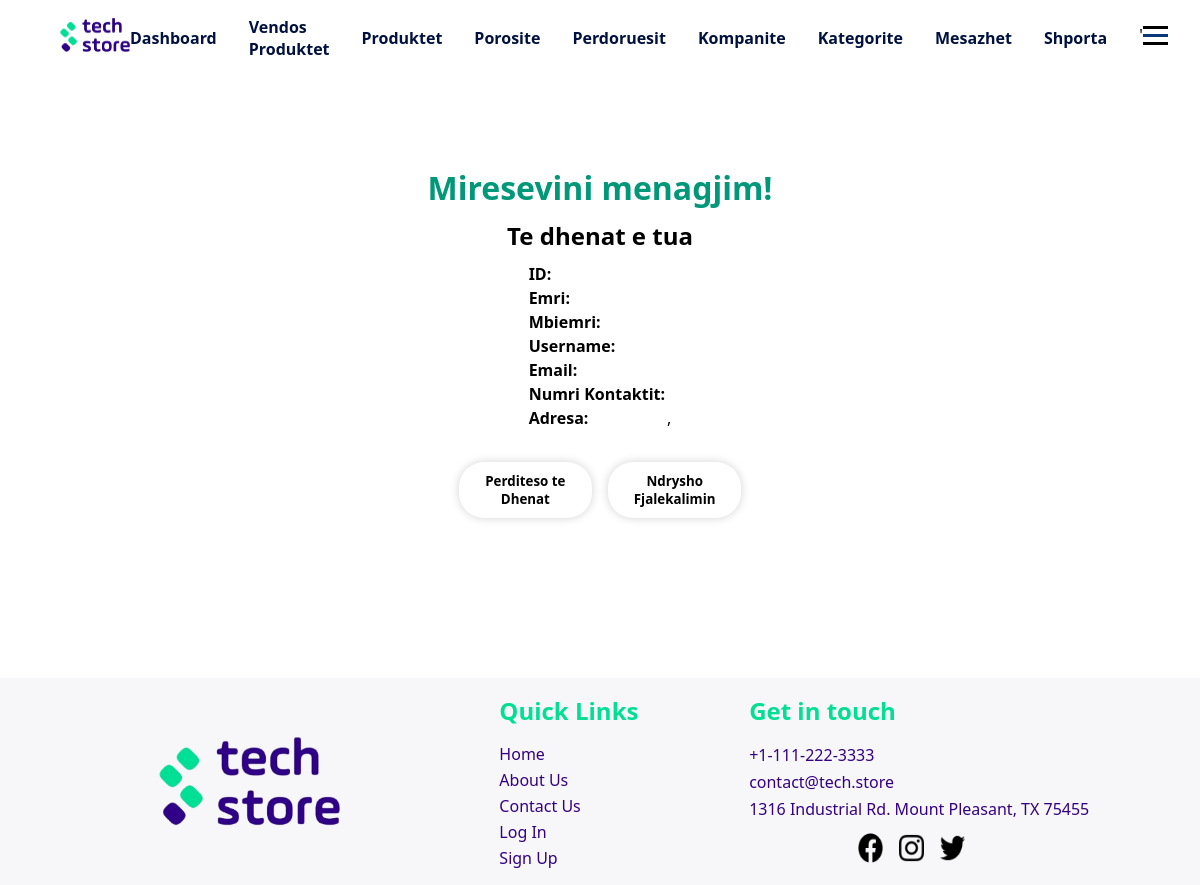
/php/userPages/userDashboard.php (signed in), run on an earlier commit of the app's database.
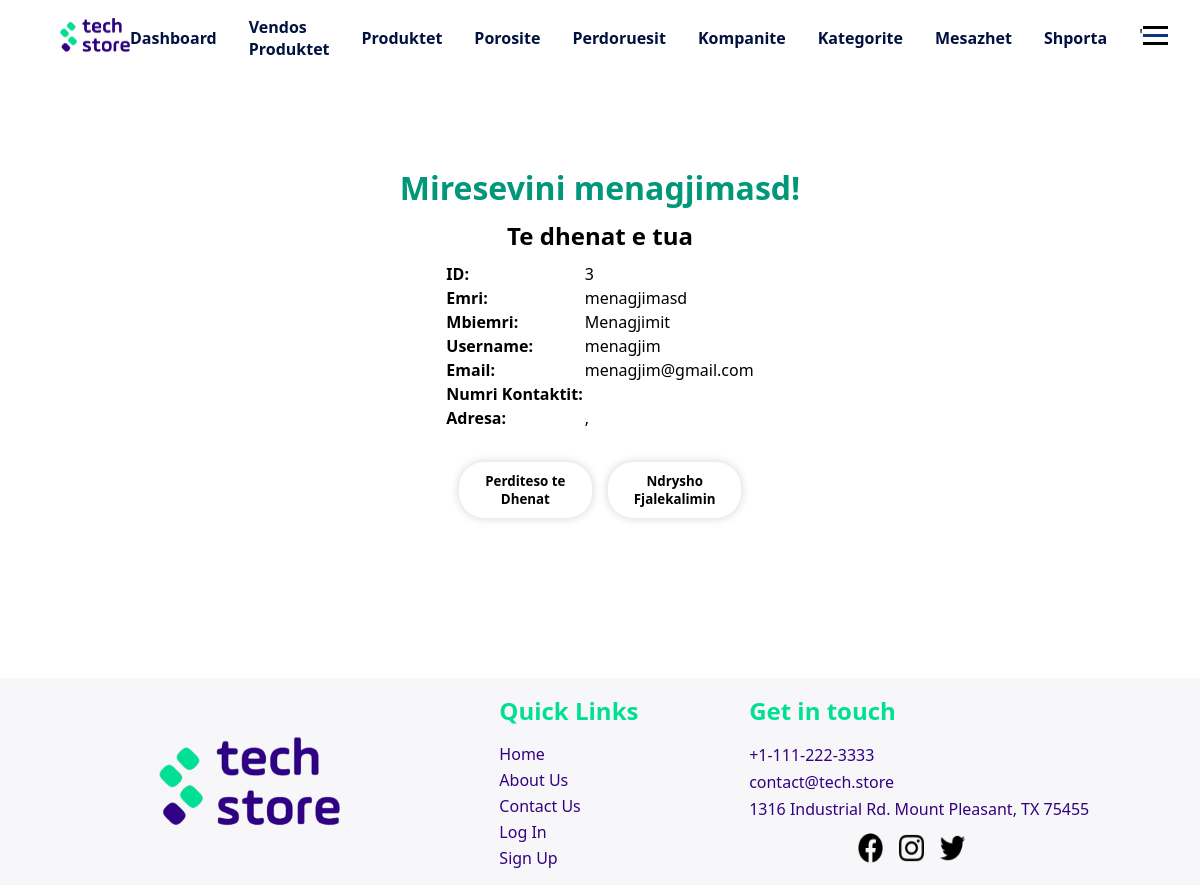
And on a later commit of the database.
### tables this page shows
CREATE TABLE `tedhenatuser` (
  `userID` int(11) NOT NULL,
  `nrKontaktit` varchar(30) DEFAULT NULL,
  `qyteti` varchar(30) DEFAULT NULL,
  `zipKodi` varchar(7) DEFAULT NULL,
  `adresa` varchar(50) DEFAULT NULL
);

CREATE TABLE `user` (
  `userID` int(11) NOT NULL,
  `emri` varchar(20) NOT NULL,
  `mbiemri` varchar(30) DEFAULT NULL,
  `username` varchar(20) NOT NULL,
  `email` varchar(50) DEFAULT NULL,
  `password` varchar(50) NOT NULL,
  `aksesi` int(1) NOT NULL DEFAULT 0
);

### php/db/dbcon.php (called while the page is built)
<?php
class dbCon
{
    private $conn = '';
    private $hostiIDB = 'localhost';
    private $emriDB = 'techstoredb';
    private $dbUsername = 'root';
    private $dbPass = '';
    public function connDB()
    {
        try {
            $this->conn = new PDO(
                "mysql:host=$this->hostiIDB;dbname=$this->emriDB", $this->dbUsername, $this->dbPass,
                [PDO::ATTR_DEFAULT_FETCH_MODE => PDO::FETCH_ASSOC]
            );
        } catch (PDOException $pdoe) {
            die("Nuk mund të lidhej me bazën e të dhënave {$this->emriDB} :" . $pdoe->getMessage());
        }
        return $this->conn;
    }
}
?>

### php/CRUD/userCRUD.php (called while the page is built, shortened)
<?php
require_once('../db/dbcon.php');
class userCRUD extends dbCon
{
    private $userID;
    private $dbConn;
    public function __construct($userID = '', $emri = '', $mbiemri = '', $username = '', $email = '', $password = '', $aksesi = '')
    {
        $this->userID = $userID;
        $this->dbConn = $this->connDB();
    }
    public function setUserID($userID)
    {
        $this->userID = $userID;
    }
    public function shfaqSipasID()
    {
        try {
            $sql = 'SELECT * from user u INNER JOIN tedhenatuser t ON u.userID = t.userID WHERE u.userID = ?';
            $stm = $this->dbConn->prepare($sql);
            $stm->execute([$this->userID]);
            return $stm->fetch();
        } catch (Exception $e) {
            return $e->getMessage();
        }
    }
}
?>

### php/userPages/userDashboard.php (the view, shortened to what this page needs)
<?php
require_once('../CRUD/userCRUD.php');
$userCRUD = new userCRUD();
$userCRUD->setUserID($_SESSION['userID']);
$useri = $userCRUD->shfaqSipasID();
?>
<!DOCTYPE html>
<html lang="en">
<head>
  <link rel="stylesheet" href="../../css/adminDashboard.css">
  <link rel="stylesheet" href="../../css/mesazhetStyle.css">
</head>
<body>
  <?php include '../design/header.php' ?>
  <div class="containerDashboard">
    <h1 class="titulliPershkrim">Miresevini
      <?php echo $_SESSION['name'] ?>!
    </h1>
    <h2>Te dhenat e tua</h2>
    <table>
      <tr>
        <td><strong>ID:</strong></td>
        <td>
          <?php echo $useri['userID'] ?>
        </td>
      </tr>
      <tr>
        <td><strong>Emri:</strong></td>
        <td>
          <?php echo $useri['emri'] ?>
        </td>
      </tr>
      <tr>
        <td><strong>Mbiemri:</strong></td>
        <td>
          <?php echo $useri['mbiemri'] ?>
        </td>
      </tr>
      <tr>
        <td><strong>Username:</strong></td>
        <td>
          <?php echo $useri['username'] ?>
        </td>
      </tr>
      <tr>
        <td><strong>Email:</strong></td>
        <td>
          <?php echo $useri['email'] ?>
        </td>
      </tr>
      <tr>
        <td><strong>Numri Kontaktit:</strong></td>
        <td>
        </td>
      </tr>
      <tr>
        <td><strong>Adresa: </strong></td>
        <td>
          <?php echo $useri['adresa'] . ', ' . $useri['qyteti'] . ' ' . $useri['zipKodi'] ?>
        </td>
      </tr>
    </table>
    <div class=test>
      <a href="../funksione/perditesoTeDhenat.php?userID=<?php echo $useri['userID'] ?>"><button
          class="button">Perditeso te
          Dhenat</button></a>
      <a href="../funksione/ndryshoPass.php?userID= <?php echo $useri['userID'] ?>"><button class="button">Ndrysho
          Fjalekalimin</button></a>
    </div>
  </div>
  <?php include '../design/footer.php';
  include_once '../funksione/importimiScriptave.php' ?>
</body>
</html>

What changed in the data, as far as the page shows it:
added tedhenatuser: userID "3", userID.emri "menagjimasd", userID.mbiemri "Menagjimit", userID.username "menagjim", userID.email "menagjim@gmail.com"
Also different on the page:
$_SESSION['name']: "menagjim" → "menagjimasd"
